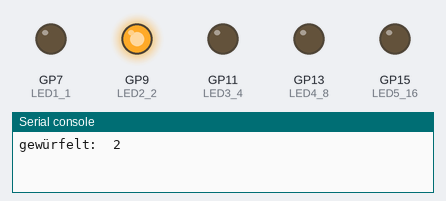
Simulated run of this program. Board: Raspberry Pi Pico running MicroPython. On the bench: output pins drawn as LEDs (lit = HIGH), the last lines printed to the serial console. Random numbers come from a fixed seed.

Above: at 0.1 s.
At 3.1 s:
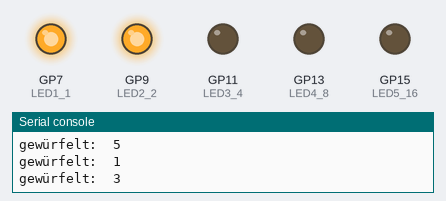
At 8.1 s:
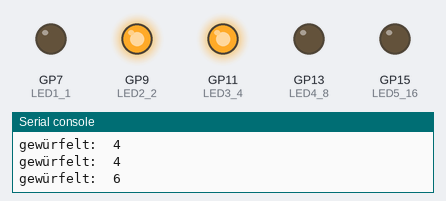
At 14.1 s:
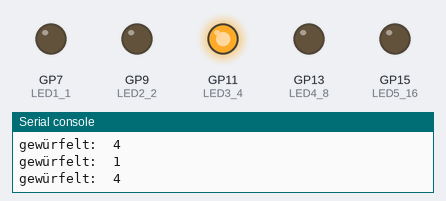
At 26.1 s:
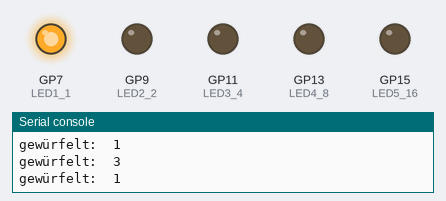
At 38.1 s:
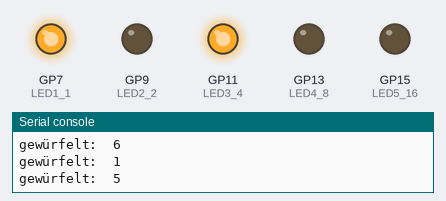
Timing chart, 0 to 40.0 s (numbered marks = the images above):
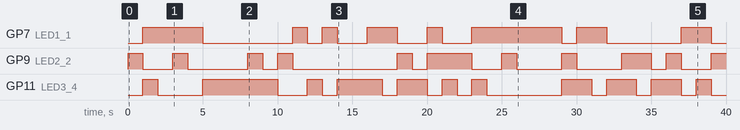

Measured:
- by itself, GP7 (LED1_1): LOW → HIGH at 1.0 s, → LOW 4.0 s later, → HIGH 6.0 s later, → LOW 1.0 s later, … (16 changes in this stretch)
- by itself, GP9 (LED2_2): LOW → HIGH at 0.00 s, → LOW 1.0 s later, → HIGH 2.0 s later, → LOW 1.0 s later, … (21 changes in this stretch)
- by itself, GP11 (LED3_4): LOW → HIGH at 1.0 s, → LOW 1.0 s later, → HIGH 3.0 s later, → LOW 5.0 s later, … (22 changes in this stretch)

The program:

PB-02-3-20-W_rfel.py
```python
#==========================================================================
#
# PB-02-3-20-Würfel.py
#
# 5 LEDs, 5 Widerstände
#
#==========================================================================
#
import utime
import machine
import random

LED1_1 = machine.Pin(7, machine.Pin.OUT, value=0)
LED2_2 = machine.Pin(9, machine.Pin.OUT, value=0)
LED3_4 = machine.Pin(11, machine.Pin.OUT, value=0)
LED4_8 = machine.Pin(13, machine.Pin.OUT, value=0)
LED5_16 = machine.Pin(15, machine.Pin.OUT, value=0)

Start = 1
Ende = 6

while True:
    Augen = random.randint(Start,Ende)

    print("gewürfelt: ",Augen)

    LED1_1.value(0)
    LED2_2.value(0)
    LED3_4.value(0)

    if Augen==1:
        LED1_1.value(1)
    elif Augen==2:
        LED2_2.value(1)
    elif Augen==3:
        LED1_1.value(1)
        LED2_2.value(1)
    elif Augen==4:
        LED3_4.value(1)
    elif Augen==5:
        LED1_1.value(1)
        LED3_4.value(1)
    elif Augen==6:
        LED2_2.value(1)
        LED3_4.value(1)

    utime.sleep(1)

"""
Das Programm verwendet die Programmiersprache Micropython und ist für den
Raspberry Pi Pico Mikrocontroller geschrieben. Es erzeugt eine Simulation
des Würfelwerfens auf einer LED-Matrix mit fünf LEDs.

In den ersten Zeilen des Codes werden die Pin-Nummern für jede der fünf
LEDs als Konstanten definiert und dann jeweils als Ausgang konfiguriert.

Die nächsten Zeilen setzen alle LEDs auf den Zustand "Aus" (LED aus) und
dienen somit als Initialisierung.

Der Hauptteil des Codes befindet sich in einer Endlosschleife (while True:).
Innerhalb dieser Schleife wird eine Zufallszahl zwischen 1 und 6 generiert,
die die Augenzahl des simulierten Würfels darstellt. Dies wird durch die
Verwendung der random.randint Funktion erreicht.

Die aktuelle Augenzahl wird auf der Konsole ausgegeben
(print("gewürfelt: ",Augen)).

Danach werden alle LEDs auf "Aus" gesetzt (LED1_1.value(0), usw.), um
sicherzustellen, dass keine alte Anzeige des vorherigen Würfelergebnisses
verbleibt.

Anschließend werden die LEDs entsprechend der gewürfelten Augenzahl
eingeschaltet, indem die entsprechenden Pins auf den Zustand "Ein" (LED an)
gesetzt werden. Dies wird mit einer Kombination von if, elif und else
Anweisungen erreicht.

Schließlich wird das Programm für eine Sekunde pausiert (utime.sleep(1)),
um das Ergebnis für den Benutzer sichtbar zu machen, bevor die Schleife
erneut durchlaufen wird.

Zusammenfassend simuliert das Programm das Würfeln eines sechsseitigen
Würfels und zeigt das Ergebnis auf einer LED-Matrix mit fünf LEDs an.

Insgesamt scheint der Code klar und leicht verständlich zu sein. Es
verwendet auch eine gute Menge an Kommentaren, um den Zweck und die
Funktionsweise der einzelnen Zeilen des Codes zu erklären. Es wäre
jedoch schön, wenn es eine Kommentarzeile geben würde, die das Ziel
des gesamten Programms zusammenfasst.
"""
```
